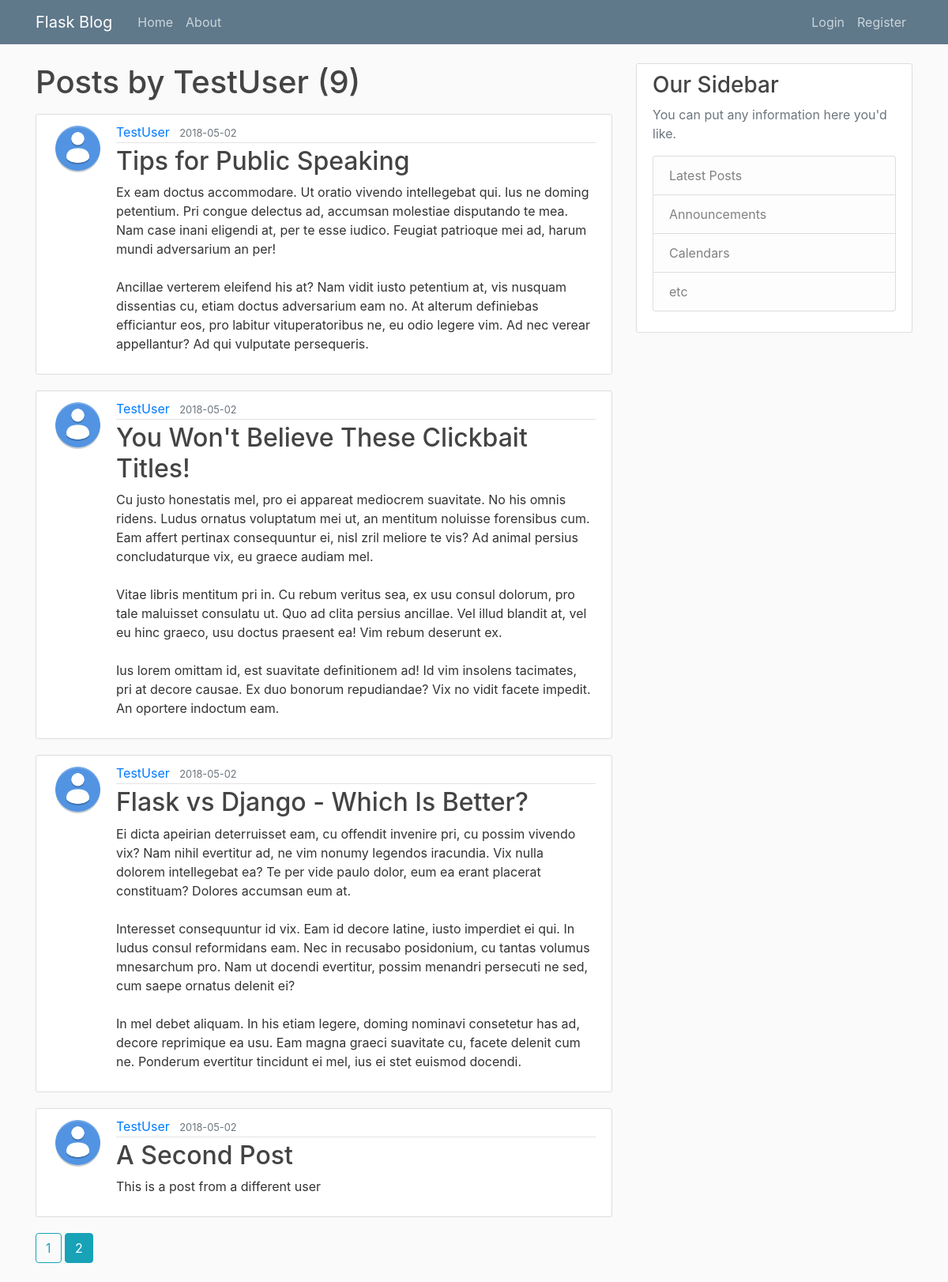
The app's page /user/TestUser?page=2 with its own data.
### flaskblog/models.py (models this page shows, shortened)
class User(db.Model, UserMixin):
    id = db.Column(db.Integer, primary_key=True)
    username = db.Column(db.String(20), unique=True, nullable=False)
    email = db.Column(db.String(120), unique=True, nullable=False)
    image_file = db.Column(db.String(20), default='default.jpg')
    password = db.Column(db.String(60), nullable=False)
    posts = db.relationship('Post', backref='author', lazy=True)

class Post(db.Model):
    id = db.Column(db.Integer, primary_key=True)
    title = db.Column(db.String(100), nullable=False)
    date_posted = db.Column(db.DateTime, nullable=False, default=datetime.now)
    content = db.Column(db.Text, nullable=False)
    user_id = db.Column(db.Integer, db.ForeignKey('user.id'), nullable=False)

### flaskblog/routes.py (the view)
@app.route("/user/<string:username>")
def user_posts(username):
    page = request.args.get('page', 1, type=int)
    user = User.query.filter_by(username=username).first_or_404()
    posts = Post.query.filter_by(author=user) \
        .order_by(Post.date_posted.desc()) \
        .paginate(page=page, per_page=5)
    return render_template('user_posts.html', posts=posts, user=user)

### flaskblog/templates/user_posts.html
{% extends "layout.html" %}
{% block content %}
    <h1 class="mb-3">Posts by {{user.username}} ({{posts.total}})</h1>
    {% for post in posts.items %}
        <article class="media content-section">
            <img class="rounded-circle article-img" src="{{ url_for('static', filename='profile_pics/'+ post.author.image_file) }}"></img>
          <div class="media-body">
            <div class="article-metadata">
              <a class="mr-2" href="{{url_for('user_posts', username=post.author.username)}}">{{ post.author.username }}</a>
              <small class="text-muted">{{ post.date_posted.strftime('%Y-%m-%d') }}</small>
            </div>
            <h2><a class="article-title" href="{{ url_for('post', post_id=post.id)}}">{{ post.title }}</a></h2>
            <p class="article-content">{{ post.content }}</p>
          </div>
        </article>
    {% endfor %}
    {% for page_num in posts.iter_pages(left_edge=1, right_edge=1, left_current=1, right_current=2) %}
        {% if page_num %}
            {% if posts.page == page_num %}
                    <a class="btn btn-info mb-4" href="{{ url_for('user_posts',username=user.username, page=page_num) }}"  >{{page_num}}</a>
                {% else %}
                    <a class="btn btn-outline-info mb-4" href="{{ url_for('user_posts',username=user.username, page=page_num) }}"  >{{page_num}}</a>
            {% endif %}
        {% else %}
            ...
        {% endif %}
    {% endfor %}
{% endblock content %}

### flaskblog/static/main.css (style rules this page uses)
body { background: #fafafa; color: #333333; margin-top: 5rem; }
h1, h2, h3, h4, h5, h6 { color: #444444; }
.content-section { background: #ffffff; padding: 10px 20px; border: 1px solid #dddddd; border-radius: 3px; margin-bottom: 20px; }
.article-title { color: #444444; }
.article-content { white-space: pre-line; }
.article-img { height: 65px; width: 65px; margin-right: 16px; }
.article-metadata { padding-bottom: 1px; margin-bottom: 4px; border-bottom: 1px solid #e3e3e3 }

### records on screen
User: username "TestUser"
Post: image_file (placeholder picture), author.username "TestUser", date_posted "2018-05-02", title "Tips for Public Speaking", content "Ex eam doctus accommodare. Ut oratio vivendo intellegebat qui. Ius ne doming petentium. Pri congue delectus ad, accumsan molestiae disputando te mea. Nam case inani eligendi at, per te esse iudico. Feugiat patrioque mei ad, harum mundi adversarium an per! Ancillae verterem eleifend his at? Nam vidit iusto petentium at, vis nusquam dissentias cu, etiam doctus adversarium eam no. At alterum definiebas efficiantur eos, pro labitur vituperatoribus ne, eu odio legere vim. Ad nec verear appellantur? Ad qui vulputate persequeris."
Post: image_file (placeholder picture), author.username "TestUser", date_posted "2018-05-02", title "You Won't Believe These Clickbait Titles!", content "Cu justo honestatis mel, pro ei appareat mediocrem suavitate. No his omnis ridens. Ludus ornatus voluptatum mei ut, an mentitum noluisse forensibus cum. Eam affert pertinax consequuntur ei, nisl zril meliore te vis? Ad animal persius concludaturque vix, eu graece audiam mel. Vitae libris mentitum pri in. Cu rebum veritus sea, ex usu consul dolorum, pro tale maluisset consulatu ut. Quo ad clita persius ancillae. Vel illud blandit at, vel eu hinc graeco, usu doctus praesent ea! Vim rebum deserunt ex. Ius lorem omittam id, est suavitate definitionem ad! Id vim insolens tacimates, pri at decore causae. Ex duo bonorum repudiandae? Vix no vidit facete impedit. An oportere indoctum eam."
Post: image_file (placeholder picture), author.username "TestUser", date_posted "2018-05-02", title "Flask vs Django - Which Is Better?", content "Ei dicta apeirian deterruisset eam, cu offendit invenire pri, cu possim vivendo vix? Nam nihil evertitur ad, ne vim nonumy legendos iracundia. Vix nulla dolorem intellegebat ea? Te per vide paulo dolor, eum ea erant placerat constituam? Dolores accumsan eum at. Interesset consequuntur id vix. Eam id decore latine, iusto imperdiet ei qui. In ludus consul reformidans eam. Nec in recusabo posidonium, cu tantas volumus mnesarchum pro. Nam ut docendi evertitur, possim menandri persecuti ne sed, cum saepe ornatus delenit ei? In mel debet aliquam. In his etiam legere, doming nominavi consetetur has ad, decore reprimique ea usu. Eam magna graeci suavitate cu, facete delenit cum ne. Ponderum…"
Post: image_file (placeholder picture), author.username "TestUser", date_posted "2018-05-02", title "A Second Post", content "This is a post from a different user"

### other values on screen
{{ posts.total }} "9"
{{ page_num }} "1"
{{ page_num }} "2"
